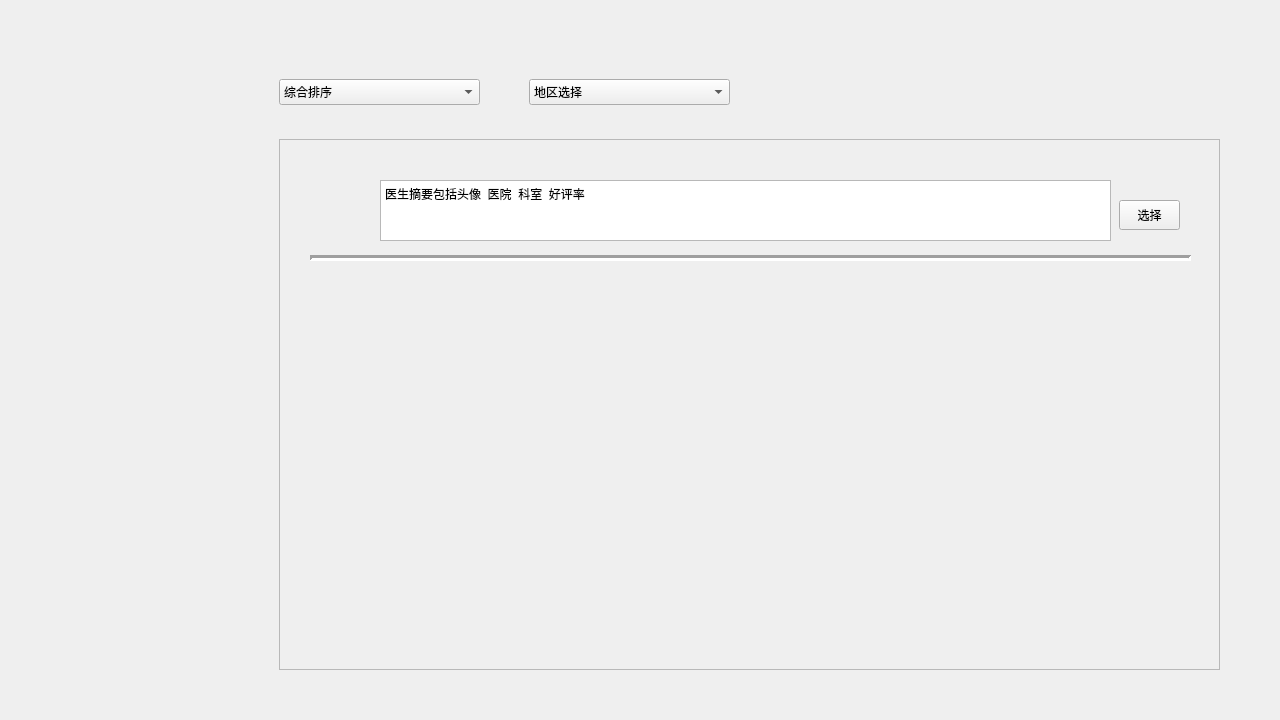
<?xml version="1.0" encoding="UTF-8"?>
<ui version="4.0">
 <class>Form</class>
 <widget class="QWidget" name="Form">
  <property name="geometry">
   <rect>
    <x>0</x>
    <y>0</y>
    <width>1280</width>
    <height>720</height>
   </rect>
  </property>
  <property name="windowTitle">
   <string>Form</string>
  </property>
  <widget class="QWidget" name="chosePMD_from_HHP_widget" native="true">
   <property name="geometry">
    <rect>
     <x>259</x>
     <y>29</y>
     <width>981</width>
     <height>671</height>
    </rect>
   </property>
   <widget class="QComboBox" name="ComRan_comboBox">
    <property name="geometry">
     <rect>
      <x>20</x>
      <y>50</y>
      <width>201</width>
      <height>26</height>
     </rect>
    </property>
    <item>
     <property name="text">
      <string>综合排序</string>
     </property>
    </item>
   </widget>
   <widget class="QComboBox" name="area_comboBox">
    <property name="geometry">
     <rect>
      <x>270</x>
      <y>50</y>
      <width>201</width>
      <height>26</height>
     </rect>
    </property>
    <item>
     <property name="text">
      <string>地区选择</string>
     </property>
    </item>
    <item>
     <property name="text">
      <string>甘井子</string>
     </property>
    </item>
   </widget>
   <widget class="QScrollArea" name="scrollArea">
    <property name="geometry">
     <rect>
      <x>20</x>
      <y>110</y>
      <width>941</width>
      <height>531</height>
     </rect>
    </property>
    <property name="widgetResizable">
     <bool>true</bool>
    </property>
    <widget class="QWidget" name="scrollAreaWidgetContents">
     <property name="geometry">
      <rect>
       <x>0</x>
       <y>0</y>
       <width>939</width>
       <height>529</height>
      </rect>
     </property>
     <widget class="QWidget" name="PMD_summary_widget" native="true">
      <property name="geometry">
       <rect>
        <x>30</x>
        <y>30</y>
        <width>881</width>
        <height>91</height>
       </rect>
      </property>
      <widget class="QLabel" name="head_label">
       <property name="geometry">
        <rect>
         <x>20</x>
         <y>30</y>
         <width>41</width>
         <height>41</height>
        </rect>
       </property>
       <property name="text">
        <string/>
       </property>
       <property name="pixmap">
        <pixmap>../医生.png</pixmap>
       </property>
       <property name="scaledContents">
        <bool>true</bool>
       </property>
      </widget>
      <widget class="QTextBrowser" name="textBrowser">
       <property name="geometry">
        <rect>
         <x>70</x>
         <y>10</y>
         <width>731</width>
         <height>61</height>
        </rect>
       </property>
       <property name="html">
        <string>&lt;!DOCTYPE HTML PUBLIC &quot;-//W3C//DTD HTML 4.0//EN&quot; &quot;http://www.w3.org/TR/REC-html40/strict.dtd&quot;&gt;
&lt;html&gt;&lt;head&gt;&lt;meta name=&quot;qrichtext&quot; content=&quot;1&quot; /&gt;&lt;style type=&quot;text/css&quot;&gt;
p, li { white-space: pre-wrap; }
&lt;/style&gt;&lt;/head&gt;&lt;body style=&quot; font-family:'Noto Sans CJK SC'; font-size:9pt; font-weight:400; font-style:normal;&quot;&gt;
&lt;p style=&quot; margin-top:0px; margin-bottom:0px; margin-left:0px; margin-right:0px; -qt-block-indent:0; text-indent:0px;&quot;&gt;医生摘要包括头像  医院  科室  好评率&lt;/p&gt;&lt;/body&gt;&lt;/html&gt;</string>
       </property>
      </widget>
      <widget class="QPushButton" name="chose_pushButton">
       <property name="geometry">
        <rect>
         <x>809</x>
         <y>30</y>
         <width>61</width>
         <height>30</height>
        </rect>
       </property>
       <property name="text">
        <string>选择</string>
       </property>
      </widget>
      <widget class="Line" name="line">
       <property name="geometry">
        <rect>
         <x>0</x>
         <y>80</y>
         <width>881</width>
         <height>16</height>
        </rect>
       </property>
       <property name="lineWidth">
        <number>3</number>
       </property>
       <property name="orientation">
        <enum>Qt::Horizontal</enum>
       </property>
      </widget>
     </widget>
    </widget>
   </widget>
  </widget>
 </widget>
 <resources/>
 <connections/>
</ui>
